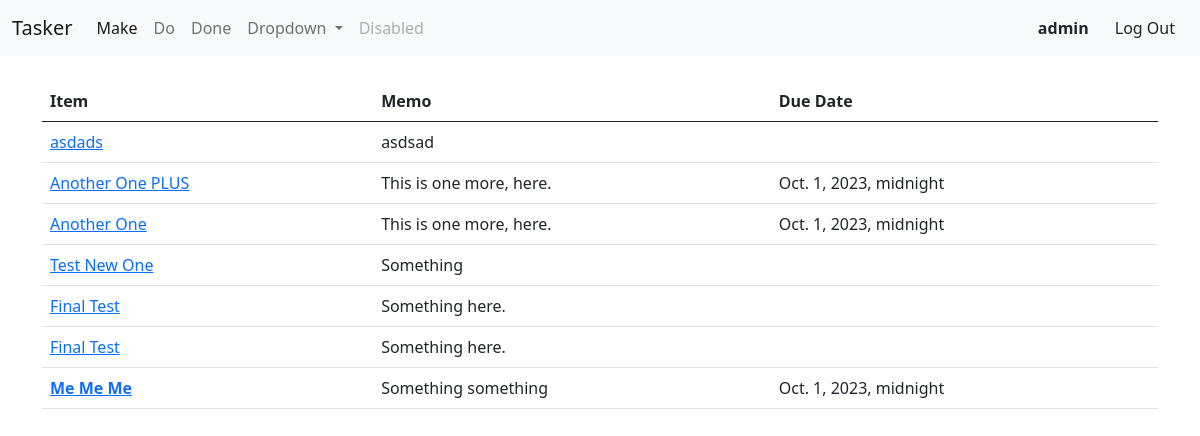
/current/ (signed in), run on an earlier commit of the app's database.
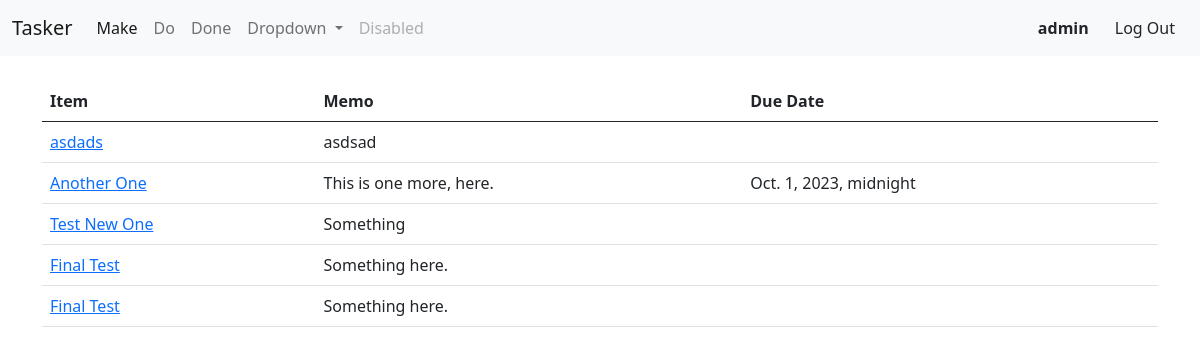
And on a later commit of the database.
### todo/models.py (models this page shows, shortened)
class Todo(models.Model):
    title = models.CharField(max_length=169)
    memo = models.TextField(blank=True)
    created = models.DateTimeField(auto_now_add=True)
    duedate = models.DateTimeField(null=True, blank=True)
    datecompleted = models.DateTimeField(null=True, blank=True)
    important = models.BooleanField(default=False)
    user = models.ForeignKey(User, on_delete=models.CASCADE)

### todo/views.py (the view)
# urls.py: path('current/', views.currenttodo, name='currenttodo'),
@login_required
def currenttodo(request):
    todos = Todo.objects.filter(user=request.user, datecompleted__isnull=True)
    return render(request, 'todo/currenttodo.html', {'todos':todos})

### todo/templates/todo/currenttodo.html (shortened to what this page needs)
{% extends 'todo/base.html' %}
{% block content %}
    <div class="container">
        <table class="table">
            <thead>
                <th>Item</th>
                <th>Memo</th>
                <th>Due Date</th>
            </thead>
            {% for todo in todos %}
                <tr>
                    <td>
                        <a href="{% url 'viewtodo' todo.id %}">
                            {% if todo.important %}<strong>{% endif %}
                                {{ todo.title }}
                            {% if todo.important %}</strong>{% endif %}
                        </a>
                    </td>
                    <td>{{ todo.memo }}</td>
                    <td>
                        {% if todo.duedate is not None %}
                            {{ todo.duedate }}
                        {% endif %}
                    </td>
                </tr>
            {% endfor %}
        </table>
    </div>
{% endblock content %}

### todo/templates/todo/base.html (shortened to what this page needs)
<!DOCTYPE html>
<html lang="en">
{% load static %}
    <head>
        <link href="https://cdn.jsdelivr.net/npm/bootstrap@5.0.0-beta1/dist/css/bootstrap.min.css" rel="stylesheet">
        <link rel="stylesheet" type="text/css" href="{% static 'todo/style.css' %}"/>
    </head>
    <body>
    <nav class="navbar navbar-expand-lg navbar-light bg-light">
        <div class="container-fluid">
            <a class="navbar-brand" href="{% url 'home' %}">Tasker</a>
            <div class="collapse navbar-collapse" id="navbarSupportedContent">
            <ul class="navbar-nav me-auto mb-2 mb-lg-0">
                {% if user.is_authenticated %}
                    <li class="nav-item">
                    <a class="nav-link active" aria-current="page" href="{% url 'createtodo' %}">Make</a>
                    </li>
                    <li class="nav-item">
                    <a class="nav-link" href="{% url 'currenttodo' %}">Do</a>
                    </li>
                    <li class="nav-item">
                    <a class="nav-link" href="{% url 'completedtodo' %}">Done</a>
                    </li>
                    <li class="nav-item dropdown">
                    <a class="nav-link dropdown-toggle" href="#" id="navbarDropdown" role="button" data-bs-toggle="dropdown" aria-expanded="false">
                        Dropdown
                    </a>
                {% endif %}
                </li>
                <li class="nav-item">
                <a class="nav-link disabled" href="#" tabindex="-1" aria-disabled="true">Disabled</a>
                </li>
            </ul>
            <div class="d-flex">
                {% if user.is_authenticated %}
                    <a class="btn is-primary">
                        <strong>{{ user.username }}</strong>
                    </a>
                    <form action="{% url 'logoutuser' %}" method="POST">
                        <button class="btn is-primary" type="submit">Log Out</button>
                    </form>
                {% else %}
                    <a class="btn is-primary" href="{% url 'signupuser' %}">Sign Up</a>
                    <a class="btn is-primary" href="{% url 'loginuser' %}">Login</a>
                {% endif %}
            </div>
            </div>
        </div>
    </nav>
    {% block content %}
    {% endblock content %}
    </body>
</html>

### todo/static/todo/style.css (style rules this page uses)
.container { margin-top: 25px; }

What changed in the data, as far as the page shows it:
no longer on this page (row edited): Todo: title "Another One PLUS", memo "This is one more, here.", duedate "Oct. 1, 2023, midnight"
no longer on this page (row edited): Todo: title "Me Me Me", memo "Something something", duedate "Oct. 1, 2023, midnight"
